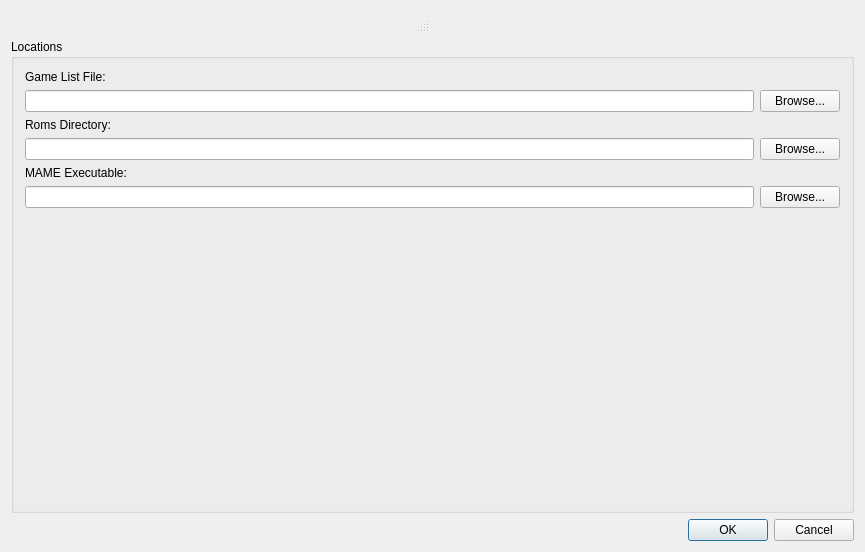
<?xml version="1.0" encoding="UTF-8"?>
<ui version="4.0">
 <class>SettingsWindow</class>
 <widget class="QDialog" name="SettingsWindow">
  <property name="geometry">
   <rect>
    <x>0</x>
    <y>0</y>
    <width>865</width>
    <height>552</height>
   </rect>
  </property>
  <property name="windowTitle">
   <string>Settings</string>
  </property>
  <layout class="QGridLayout" name="gridLayout_2">
   <item row="0" column="0">
    <widget class="QStatusBar" name="statusBar"/>
   </item>
   <item row="2" column="1">
    <widget class="QDialogButtonBox" name="buttonBox">
     <property name="standardButtons">
      <set>QDialogButtonBox::Cancel|QDialogButtonBox::Ok</set>
     </property>
    </widget>
   </item>
   <item row="1" column="0" colspan="2">
    <widget class="QGroupBox" name="groupBox">
     <property name="title">
      <string>Locations</string>
     </property>
     <layout class="QGridLayout" name="gridLayout">
      <item row="0" column="0">
       <widget class="QLabel" name="label">
        <property name="text">
         <string>Game List File:</string>
        </property>
       </widget>
      </item>
      <item row="4" column="0">
       <widget class="QLabel" name="label_3">
        <property name="text">
         <string>MAME Executable:</string>
        </property>
       </widget>
      </item>
      <item row="5" column="1">
       <widget class="QPushButton" name="Btn_MameExecutableBrowse">
        <property name="text">
         <string>Browse...</string>
        </property>
       </widget>
      </item>
      <item row="2" column="0">
       <widget class="QLabel" name="label_2">
        <property name="text">
         <string>Roms Directory:</string>
        </property>
       </widget>
      </item>
      <item row="3" column="1">
       <widget class="QPushButton" name="Btn_RomsDirectoryBrowse">
        <property name="text">
         <string>Browse...</string>
        </property>
       </widget>
      </item>
      <item row="3" column="0">
       <widget class="QLineEdit" name="RomsDirectory"/>
      </item>
      <item row="5" column="0">
       <widget class="QLineEdit" name="MameExecutable"/>
      </item>
      <item row="1" column="1">
       <widget class="QPushButton" name="Btn_GameListBrowse">
        <property name="text">
         <string>Browse...</string>
        </property>
       </widget>
      </item>
      <item row="1" column="0">
       <widget class="QLineEdit" name="GameListFile"/>
      </item>
      <item row="6" column="0">
       <spacer name="verticalSpacer">
        <property name="orientation">
         <enum>Qt::Vertical</enum>
        </property>
        <property name="sizeHint" stdset="0">
         <size>
          <width>20</width>
          <height>40</height>
         </size>
        </property>
       </spacer>
      </item>
     </layout>
    </widget>
   </item>
  </layout>
  <widget class="QToolBar" name="mainToolBar">
   <property name="geometry">
    <rect>
     <x>0</x>
     <y>0</y>
     <width>0</width>
     <height>6</height>
    </rect>
   </property>
  </widget>
 </widget>
 <layoutdefault spacing="6" margin="11"/>
 <resources/>
 <connections/>
</ui>
